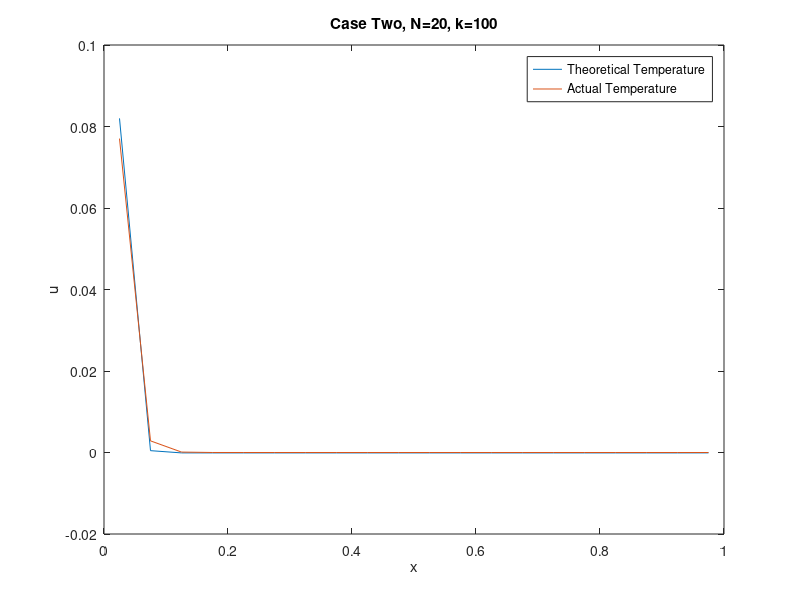

The MATLAB script that drew this image:
%%Boundary Conditions and givens
n=20; %increase for grid convergence
L=1;
k=100;
lambda=(k^2);
U0=1;
v=1;
h=L/n;
a=ones(n+2,1);                          %superdiagonal
b=-(2+lambda*(h^2))*ones(n+2,1);        %diagonal
c=ones(n+2,1);                          %subdiagonal
d=zeros(n+2,1);
b(1)=1;     
c(1)=1;     
a(n+2)=1;   
b(n+2)=1;
d(1)=2*U0;

c1=zeros(n+2,1);
d1=zeros(n+2,1);
d1(1)=d(1)/b(1);
c1(1)=c(1)/b(1);

for i=2:n+2
c1(i)=c(i)/(b(i)-a(i)*c1(i-1));
d1(i)=(d(i)-a(i)*d1(i-1))/(b(i)-a(i)*c1(i-1));
end
%back substitution
u=zeros(n+2,1);
u(n+2)=d1(n+2);
for i=n+1:-1:1
    u(i)=d1(i)-c1(i)*u(i+1);
end
%%Graphing
x=h/2:h:(L-h/2);
ut=(((sinh(k*(L-x))+sinh(k*x))/sinh(k*L))-1)*(1/(k^2))+U0*(sinh(k*(L-x))/sinh(k*L));
%%plot(x,ut,x,u(2:n+1))
%%title('Case One, N=20, k=100')
%%xlabel('x')
%%ylabel('u')
%%legend('Theoretical Temperature','Actual Temperature')

%%Part 2
h=L/n;
U0=1
a=-ones(n+2,1);
b=(2+lambda*(h^2))*ones(n+2,1);
c=-ones(n+2,1);
d=zeros(n+2,1);
b(1)=1;
a(n+2)=1;
c(1)=-1
b(n+2)=1
d(1)=n*2*h;
%%Forward elimination
d1=zeros(n+2,1);
c1=zeros(n+2,1);
d1(1)=d(1)/b(1);
c1(1)=c(1)/b(1);
for i=2:n+2
    c1(i)=c(i)/(b(i)-a(i)*c1(i-1));
    d1(i)=(d(i)-a(i)*d1(i-1))/(b(i)-a(i)*c1(i-1));
end
%Back Substitiution
u=zeros(n+2,1);
u(n+2)=d1(n+2);
for i=n+1:-1:1
    u(i)=d1(i)-c1(i)*u(i+1);
end
ut2=((cosh(k*x)/cosh(k*L))-1)*(1/(k^2))-(v/k)*(sinh(k*(L-x))/cosh(k*L));
plot(x,ut2,x,u(2:n+1))
plot(x,ut,x,u(2:n+1))
title('Case Two, N=20, k=100')
xlabel('x')
ylabel('u')
legend('Theoretical Temperature','Actual Temperature')
